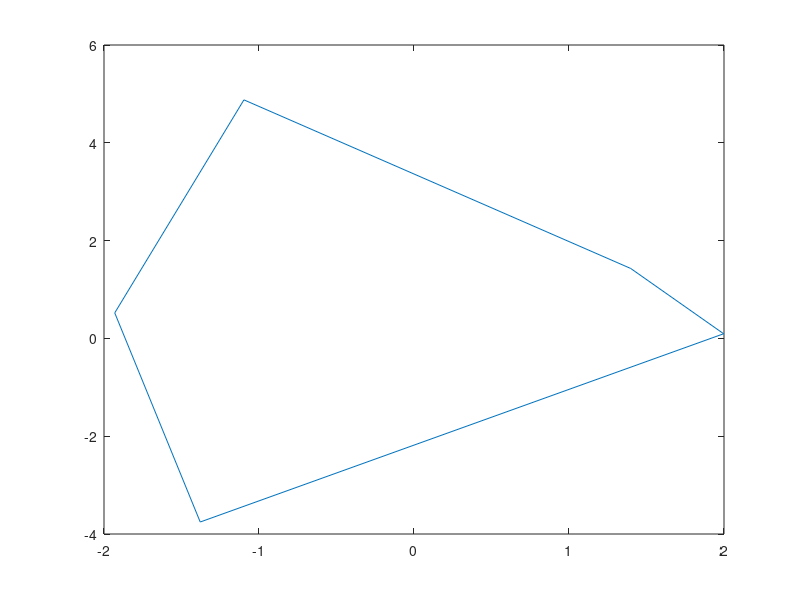

The MATLAB script that drew this image:
N= 5;                                 % Number Of Sides To Polygon
a = sort(rand(N,1))*2*pi;
r = randi(9, N, 1);
x = cos(a).*r;
y = sin(a).*r;
figure(1)
plot([x;x(1)],[y;y(1)]  )
x
x(end+1) = x(1)
y
y(end+1) = y(1)
points = [x,y]
